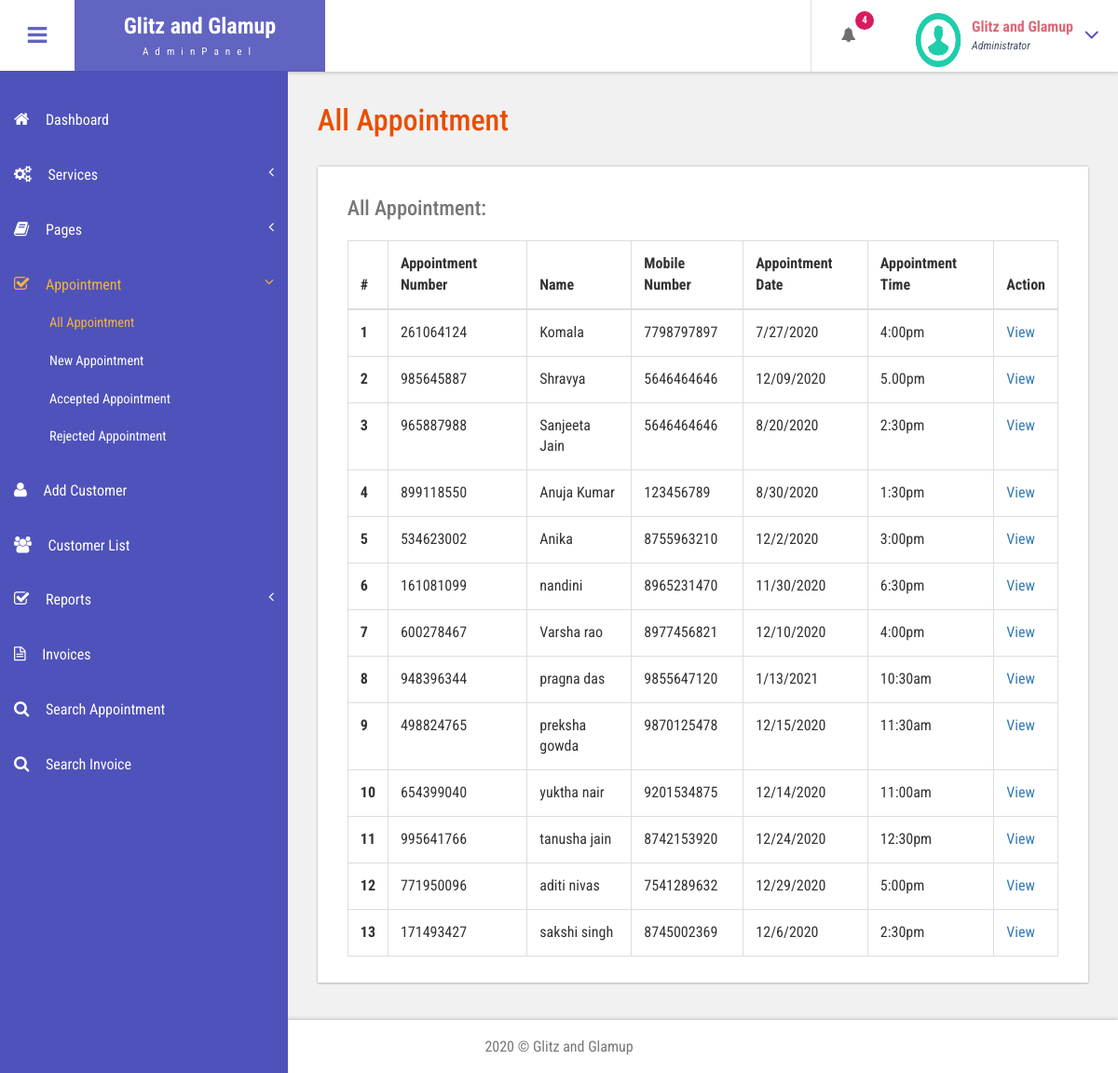
Page /admin/all-appointment.php (signed in) on the committed database.
### tables this page shows
CREATE TABLE `tblappointment` (
  `ID` int(10) NOT NULL,
  `AptNumber` varchar(80) DEFAULT NULL,
  `Name` varchar(120) DEFAULT NULL,
  `Email` varchar(120) DEFAULT NULL,
  `PhoneNumber` bigint(11) DEFAULT NULL,
  `AptDate` varchar(120) DEFAULT NULL,
  `AptTime` varchar(120) DEFAULT NULL,
  `Services` varchar(120) DEFAULT NULL,
  `ApplyDate` timestamp NULL DEFAULT current_timestamp(),
  `Remark` varchar(250) NOT NULL,
  `Status` varchar(50) NOT NULL,
  `RemarkDate` timestamp NOT NULL DEFAULT '0000-00-00 00:00:00' ON UPDATE current_timestamp()
);

### admin/all-appointment.php (the view, shortened to what this page needs)
<?php
include('includes/dbconnection.php');
if (strlen($_SESSION['bpmsaid']==0)) {
  header('location:logout.php');
  } else{
  ?>
<!DOCTYPE HTML>
<html>
<head>
<link href="css/bootstrap.css" rel='stylesheet' type='text/css' />
<link href="css/style.css" rel='stylesheet' type='text/css' />
<link href="css/font-awesome.css" rel="stylesheet">
<link href="css/animate.css" rel="stylesheet" type="text/css" media="all">
<link href="css/custom.css" rel="stylesheet">
</head>
<body class="cbp-spmenu-push">
	<div class="main-content">
		 <?php include_once('includes/sidebar.php');?>
		 <?php include_once('includes/header.php');?>
		<div id="page-wrapper">
			<div class="main-page">
				<div class="tables">
					<h3 class="title1">All Appointment</h3>
					<div class="table-responsive bs-example widget-shadow">
						<h4>All Appointment:</h4>
						<table class="table table-bordered"> <thead> <tr> <th>#</th> <th> Appointment Number</th> <th>Name</th><th>Mobile Number</th> <th>Appointment Date</th><th>Appointment Time</th><th>Action</th> </tr> </thead> <tbody>
<?php
$ret=mysqli_query($con,"select *from  tblappointment");
$cnt=1;
while ($row=mysqli_fetch_array($ret)) {
?>
						 <tr> <th scope="row"><?php echo $cnt;?></th> <td><?php  echo $row['AptNumber'];?></td> <td><?php  echo $row['Name'];?></td><td><?php  echo $row['PhoneNumber'];?></td><td><?php  echo $row['AptDate'];?></td> <td><?php  echo $row['AptTime'];?></td> <td><a href="view-appointment.php?viewid=<?php echo $row['ID'];?>">View</a></td> </tr>   <?php
$cnt=$cnt+1;
}?></tbody> </table>
					</div>
				</div>
			</div>
		</div>
		 <?php include_once('includes/footer.php');?>
	</div>
</body>
</html>
<?php }  ?>

### admin/includes/sidebar.php (shortened to what this page needs)
<div class=" sidebar" role="navigation">
          <div class="navbar-collapse">
      <nav class="cbp-spmenu cbp-spmenu-vertical cbp-spmenu-left" id="cbp-spmenu-s1">
        <ul class="nav" id="side-menu">
          <li>
            <a href="dashboard.php"><i class="fa fa-home nav_icon"></i>Dashboard</a>
          </li>
          <li>
            <a href="add-services.php"><i class="fa fa-cogs nav_icon"></i>Services<span class="fa arrow"></span> </a>
          </li>
          <li class="">
            <a href="about-us.php"><i class="fa fa-book nav_icon"></i>Pages <span class="fa arrow"></span></a>
          </li>
          <li>
            <a href="all-appointment.php"><i class="fa fa-check-square-o nav_icon"></i>Appointment<span class="fa arrow"></span></a>
            <ul class="nav nav-second-level collapse">
              <li>
                <a href="all-appointment.php">All Appointment</a>
              </li>
              <li>
                <a href="new-appointment.php">New Appointment</a>
              </li>
              <li>
                <a href="accepted-appointment.php">Accepted Appointment</a>
              </li>
              <li>
                <a href="rejected-appointment.php">Rejected Appointment</a>
              </li>
            </ul>
          </li>
          <li>
            <a href="add-customer.php" class="chart-nav"><i class="fa fa-user nav_icon"></i>Add Customer</a>
          </li>
           <li>
            <a href="customer-list.php" class="chart-nav"><i class="fa fa-users nav_icon"></i>Customer List</a>
          </li>
            <li>
            <a href="#"><i class="fa fa-check-square-o nav_icon"></i>Reports<span class="fa arrow"></span></a>
          </li>
  <li>
            <a href="invoices.php" class="chart-nav"><i class="fa fa-file-text-o nav_icon"></i>Invoices</a>
          </li>
          <li>
            <a href="search-appointment.php" class="chart-nav"><i class="fa fa-search nav_icon"></i>Search Appointment</a>
          </li>
          <li>
            <a href="search-invoices.php" class="chart-nav"><i class="fa fa-search nav_icon"></i>Search Invoice</a>
          </li>
        </ul>
      </nav>
    </div>
  </div>

### admin/includes/header.php (shortened to what this page needs)
<div class="sticky-header header-section ">
      <div class="header-left">
        <button id="showLeftPush"><i class="fa fa-bars"></i></button>
        <div class="logo">
          <a href="index.html">
            <h1>Glitz and Glamup</h1>
            <span>AdminPanel</span>
          </a>
        </div>
      </div>
      <div class="header-right">
        <div class="profile_details_left">
          <ul class="nofitications-dropdown">
            <?php
$ret1=mysqli_query($con,"select ID,Name from  tblappointment where Status=''");
$num=mysqli_num_rows($ret1);
?>
            <li class="dropdown head-dpdn">
              <a href="#" class="dropdown-toggle" data-toggle="dropdown" aria-expanded="false"><i class="fa fa-bell"></i><span class="badge blue"><?php echo $num;?></span></a>
            </li>
          </ul>
          <div class="clearfix"> </div>
        </div>
        <div class="profile_details">
        <?php
$adid=$_SESSION['bpmsaid'];
$ret=mysqli_query($con,"select AdminName from tbladmin where ID='$adid'");
$row=mysqli_fetch_array($ret);
$name=$row['AdminName'];
?>
          <ul>
            <li class="dropdown profile_details_drop">
              <a href="#" class="dropdown-toggle" data-toggle="dropdown" aria-expanded="false">
                <div class="profile_img">
                  <span class="prfil-img"><img src="images/download (1).png" alt="" width="50" height="60"> </span>
                  <div class="user-name">
                    <p><?php echo $name; ?></p>
                    <span>Administrator</span>
                  </div>
                  <i class="fa fa-angle-down lnr"></i>
                  <div class="clearfix"></div>
                </div>
              </a>
            </li>
          </ul>
        </div>
        <div class="clearfix"> </div>
      </div>
      <div class="clearfix"> </div>
    </div>

### admin/includes/footer.php
<div class="footer">
   <p>2020 &copy; Glitz and Glamup</p>
</div>

### admin/css/custom.css (style rules this page uses)
#page-wrapper { padding:7em 2em 2.5em; background-color: #F1F1F1; }
.sidebar .arrow { float: right; }
.sidebar .fa.arrow:before { content: "\f104"; }
.sidebar .active>a>.fa.arrow:before { content: "\f107"; }
.sidebar .nav-second-level li, .sidebar .nav-third-level li { border-bottom: 0!important; margin-bottom: 0; }
.sidebar .nav-second-level li a { padding-left: 53px; font-size: .9em; }

### rows in the picture
tblappointment: AptNumber "261064124", Name "Komala", PhoneNumber "7798797897", AptDate "7/27/2020", AptTime "4:00pm"
tblappointment: AptNumber "985645887", Name "Shravya", PhoneNumber "5646464646", AptDate "12/09/2020", AptTime "5.00pm"
tblappointment: AptNumber "965887988", Name "Sanjeeta Jain", PhoneNumber "5646464646", AptDate "8/20/2020", AptTime "2:30pm"
tblappointment: AptNumber "899118550", Name "Anuja Kumar", PhoneNumber "123456789", AptDate "8/30/2020", AptTime "1:30pm"
tblappointment: AptNumber "534623002", Name "Anika", PhoneNumber "8755963210", AptDate "12/2/2020", AptTime "3:00pm"
tblappointment: AptNumber "161081099", Name "nandini", PhoneNumber "8965231470", AptDate "11/30/2020", AptTime "6:30pm"
tblappointment: AptNumber "600278467", Name "Varsha rao", PhoneNumber "8977456821", AptDate "12/10/2020", AptTime "4:00pm"
tblappointment: AptNumber "948396344", Name "pragna das", PhoneNumber "9855647120", AptDate "1/13/2021", AptTime "10:30am"
tblappointment: AptNumber "498824765", Name "preksha gowda", PhoneNumber "9870125478", AptDate "12/15/2020", AptTime "11:30am"
tblappointment: AptNumber "654399040", Name "yuktha nair", PhoneNumber "9201534875", AptDate "12/14/2020", AptTime "11:00am"
tblappointment: AptNumber "995641766", Name "tanusha jain", PhoneNumber "8742153920", AptDate "12/24/2020", AptTime "12:30pm"
tblappointment: AptNumber "771950096", Name "aditi nivas", PhoneNumber "7541289632", AptDate "12/29/2020", AptTime "5:00pm"
tblappointment: AptNumber "171493427", Name "sakshi singh", PhoneNumber "8745002369", AptDate "12/6/2020", AptTime "2:30pm"

### other values in the picture
$num "4"
$name "Glitz and Glamup"
